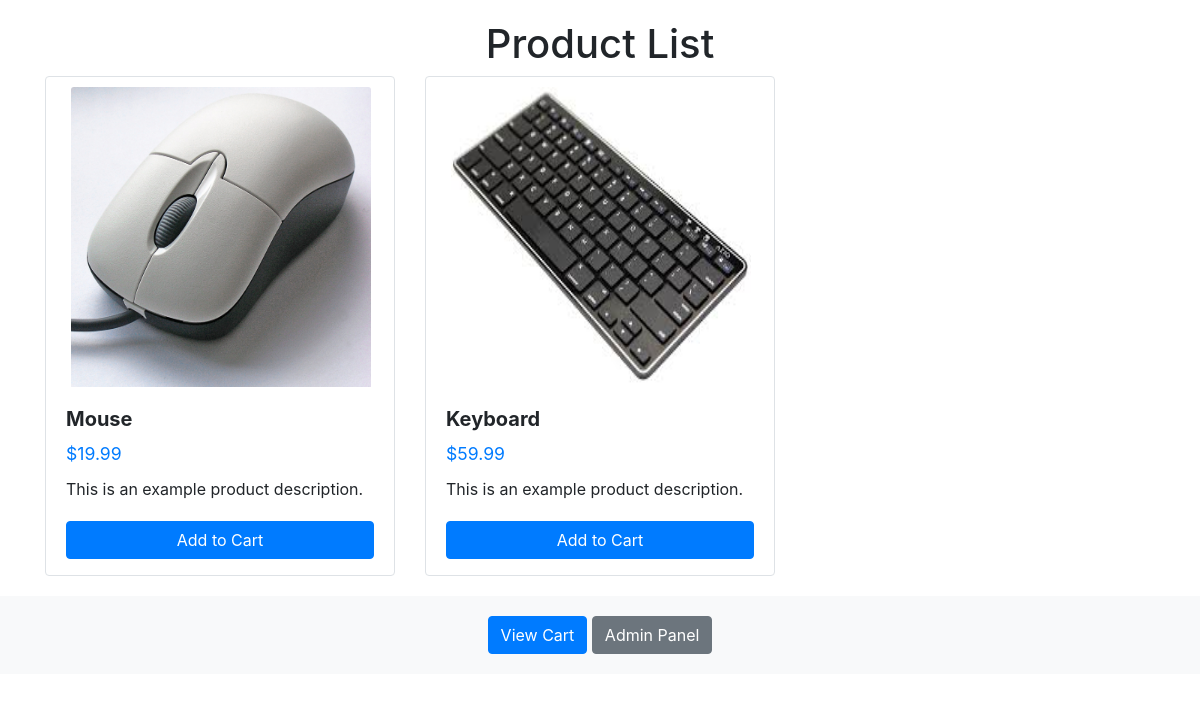
The page / on the database its author committed.
### main.py (models this page shows)
class Product(db.Model):
    id = db.Column(db.Integer, primary_key=True)
    name = db.Column(db.String(100), nullable=False)
    price = db.Column(db.Float, nullable=False)
    description = db.Column(db.Text)
    photo = db.Column(db.String(100))

### main.py (the view)
@app.route("/", methods=["GET", "POST"])
def home():
    products = Product.query.all()
    return render_template('index.html', products=products)

### templates/index.html (shortened to what this page needs)
<!DOCTYPE html>
<html lang="en">
<head>
    <link href="https://stackpath.bootstrapcdn.com/bootstrap/4.5.2/css/bootstrap.min.css" rel="stylesheet">
    <link rel="stylesheet" href="{{ url_for('static', filename='styles.css') }}">
</head>
<body>
    <div class="container">
        <h1 class="text-center">Product List</h1>
        <div class="row">
             {% for product in products %}
            <div class="col-md-4">
                <div class="card product-card">
                    <a href="{{ url_for('product_details', product_id=product.id) }}">
                        <img src="{{ url_for('static', filename='img/' + product.photo) }}" alt="{{ product.name }}" class="card-img-top product-img">
                    </a>
                    <div class="card-body product-details">
                        <h5 class="card-title product-name">{{ product.name }}</h5>
                        <p class="card-text product-price">${{ product.price }}</p>
                        <p class="card-text product-description">{{ product.description }}</p>
                        <form action="{{ url_for('add_to_cart', product_id=product.id) }}" method="post">
                            <button type="submit" class="btn btn-primary add-to-cart-btn">Add to Cart</button>
                        </form>
                    </div>
                </div>
            </div>
            {% endfor %}
        </div>
    </div>
    <footer class="footer">
    <a href="/cart" class="btn btn-primary">View Cart</a>
    <button onclick="goToAdminPanel()" class="btn btn-secondary">Admin Panel</button>
</footer>
</body>
</html>

### static/styles.css (style rules this page uses)
body { padding-top: 20px; padding-bottom: 20px; }
.product-card { margin-bottom: 20px; border: 1px solid #dee2e6; border-radius: 4px; overflow: hidden; height: 500px; }
.product-img { width: 300px; height: 300px; margin-top: 10px; margin-left: 25px; }
.product-details { padding: 20px; }
.product-name { font-size: 1.25rem; font-weight: bold; margin-bottom: 10px; }
.product-price { font-size: 1.1rem; color: #007bff; margin-bottom: 10px; }
.product-description { margin-bottom: 10px; }
.add-to-cart-btn { width: 100%; margin-top: 10px; }
.footer { bottom: 0; left: 0; width: 100%; background-color: #f8f9fa; padding: 20px 0; text-align: center; }

### rows shown on the page
Product: photo (picture), name "Mouse", price "19.99", description "This is an example product description."
Product: photo (picture), name "Keyboard", price "59.99", description "This is an example product description."
